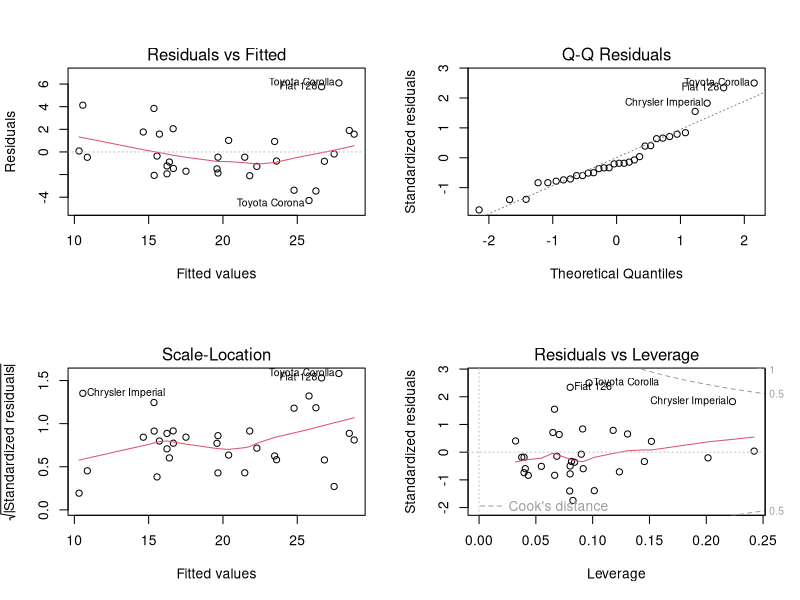

Here is the R script that generated this plot:
## ---- chunk 1
cars <- mtcars
cars$am <- factor(cars$am)
cars$vs <- factor(cars$vs)
carAllFit <- lm(mpg ~ ., data=cars)
anova(carAllFit)
## ---- chunk 2
carBestFit <- lm(mpg ~ cyl + wt, data=cars)
bestFitCoeff <- summary(carBestFit)$coefficients
row.names( bestFitCoeff ) <- c("B0", "B1", "B2")
bestFitCoeffEst <- bestFitCoeff[,1]
bestFitCoeffEst
## ---- chunk 3
bestFitCoeffConInt <- qt(.975, df = carBestFit$df)* bestFitCoeff[,2]
bestFitCoeffLB <- bestFitCoeffEst - bestFitCoeffConInt
bestFitCoeffUB <- bestFitCoeffEst + bestFitCoeffConInt
bestFitCoeffBounds <- data.frame(lowerBound=bestFitCoeffLB, upperBound=bestFitCoeffUB)
bestFitCoeffBounds
## ---- chunk 4
cylWtAmFit <- lm(mpg ~ cyl + wt + am, data=cars)
anova(carBestFit, cylWtAmFit)
## ---- chunk 5
cylWtAmFitCoeff <- summary(cylWtAmFit)$coefficients
amCoeffBounds <- cylWtAmFitCoeff[4,1]+ c(-1, 1) * qt(.975, df = cylWtAmFit$df)*
    cylWtAmFitCoeff[4,2]
amCoeffBounds
## ---- chunk 6
par(mfrow = c(2, 2))
plot(carBestFit)
